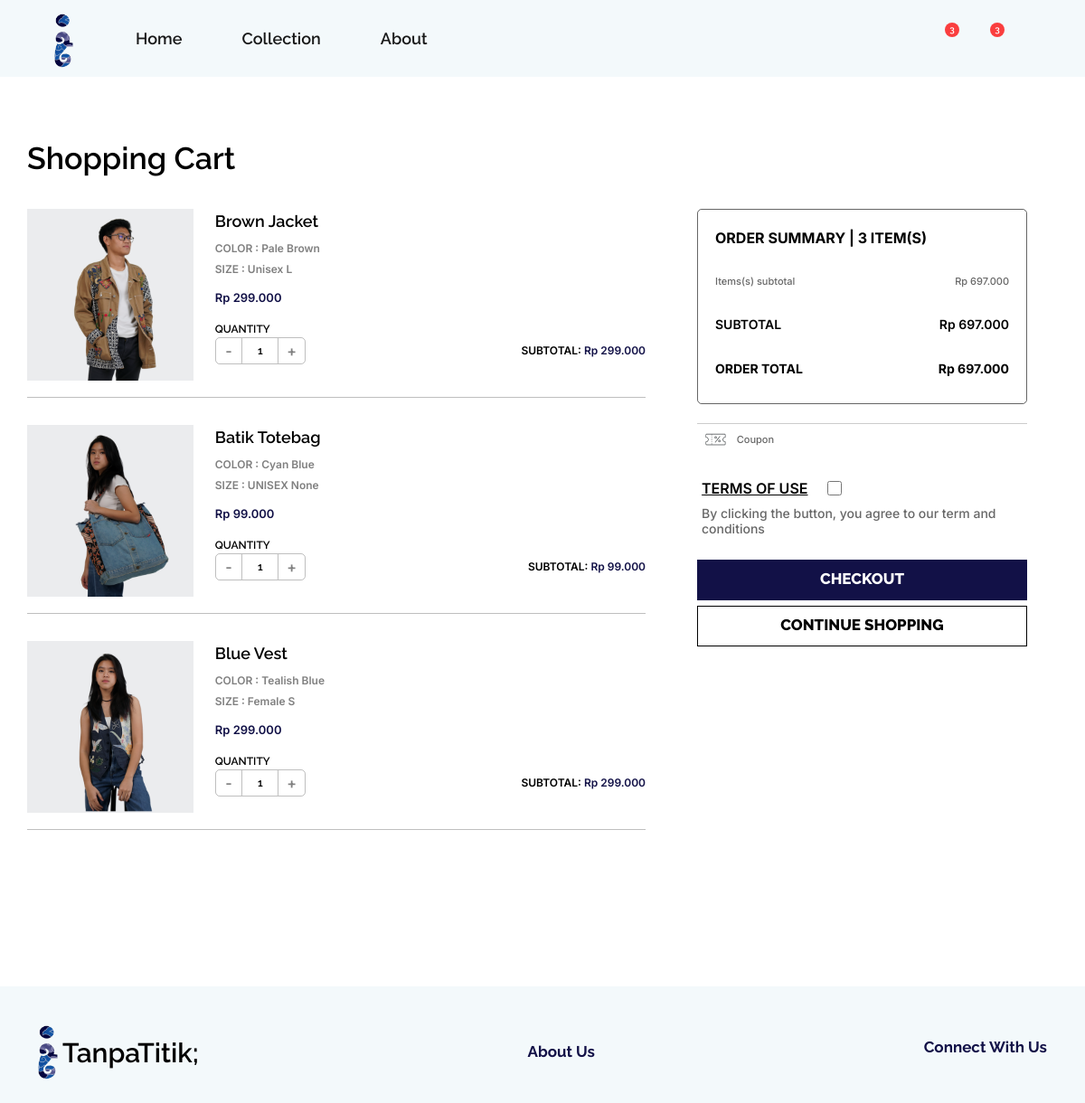
The app's page /cart/ (signed in), older data.
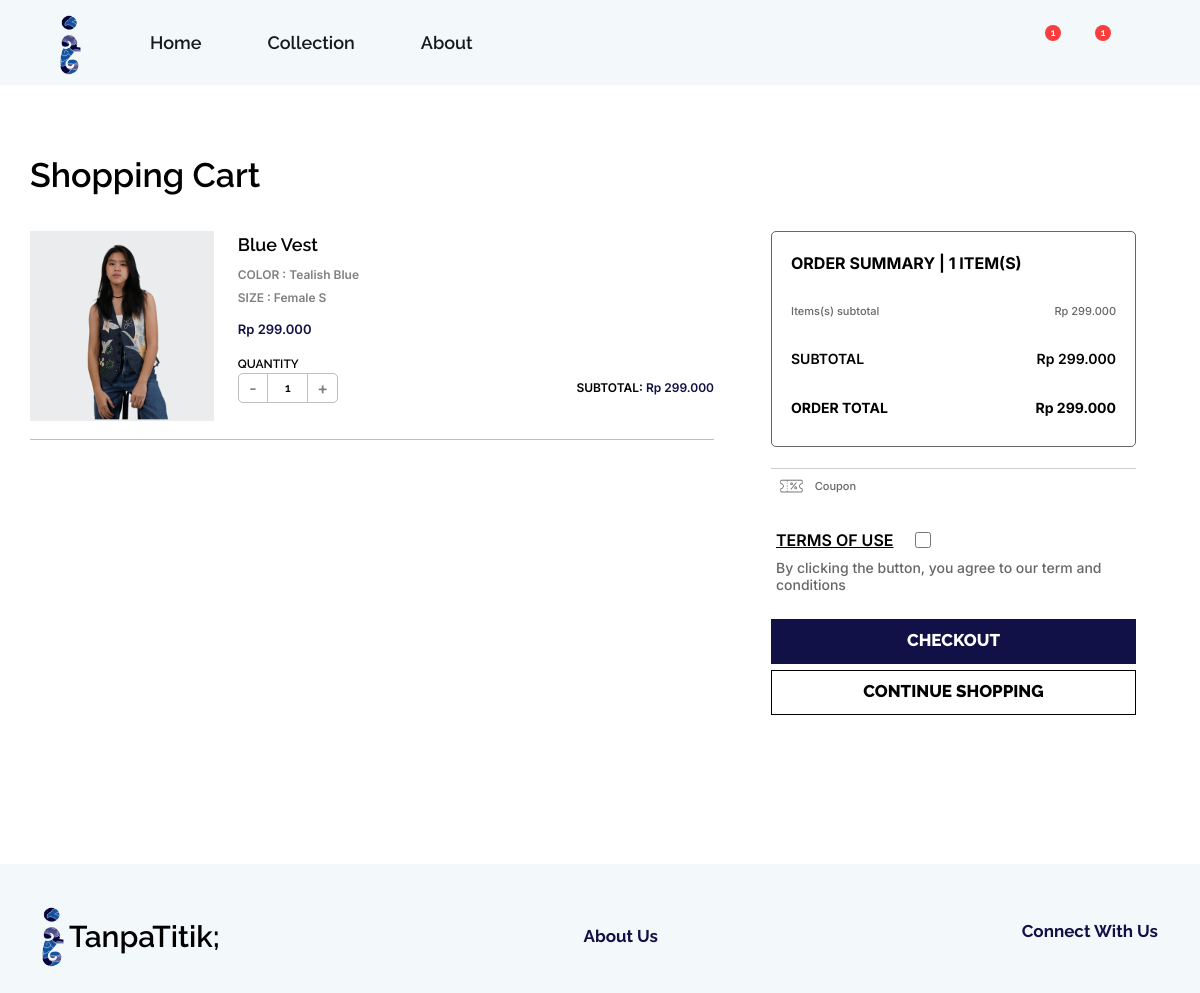
The same page, newer data.
### mainPage/models.py (models this page shows, shortened)
class Order(models.Model):
    customer = models.ForeignKey(Customer, on_delete=models.SET_NULL,null=True)
    status = models.ForeignKey(OrderStatus, on_delete=models.SET_NULL, null=True, blank=True)
    date_ordered = models.DateField(auto_now_add=True) # Not like that
    complete = models.BooleanField(default=False) # payment complete
    current = models.BooleanField(default=True) # if true, we can continue adding to cart. and displayed in the checkout page
    cancel = models.BooleanField(default=False)
    payment_method = models.CharField(max_length=200, null=True)
    transaction_id = models.CharField(max_length=200, null=True)
    terms = models.BooleanField(default=False)
    shipping_cost = models.IntegerField(default=0)
    delivery_time = models.CharField(max_length=200, null=True)
    @property
    def get_cart_items(self):
        orderitems = self.orderitem_set.all()
        total = sum([item.quantity for item in orderitems]) #The total quantity of the cart (all OrderItems)
        return total
    @property
    def get_cart_total(self):
        orderitems = self.orderitem_set.all()
        total = sum([item.get_item_total for item in orderitems]) #The total price of the cart (all OrderItems)
        return total

class OrderItem(models.Model):
    product= models.ForeignKey(Products, on_delete=models.SET_NULL, blank=True, null=True) #When the customer is deleted, the OrderItem remains exist. However, the customer key is null
    order = models.ForeignKey(Order, on_delete=models.SET_NULL, blank=True, null=True)
    quantity = models.IntegerField(default=1)
    date_added = models.DateTimeField(auto_now_add=True, null=True, blank=True)
    @property
    def get_item_total(self):
        product = self.product
        if product.offer == False:
            product_price = product.price
        else:
            product_price = product.products_offer.final_price
        total = product_price * self.quantity
        return total

class Products(models.Model):
    name = models.CharField(max_length=200)
    product_index = models.IntegerField(default=0)
    img = models.ImageField(null=True, blank=True, upload_to="images/")
    color_circle = models.CharField(null=True, blank=True, max_length=200) #charfield or array?
    gender = models.CharField(null=True, blank=True, max_length=200)
    price = models.IntegerField(null=True,blank=True)
    offer = models.BooleanField(default=False)
    date = models.DateField(auto_now_add=True)
    status = models.CharField(null=True, blank=True, max_length=200)
    bio = models.CharField(null=True, blank=True, max_length=200)
    overview = models.CharField(null=True, blank=True, max_length=200)
    material = models.CharField(null=True, blank=True, max_length=200)
    type = models.CharField(null=True, blank=True, max_length=200)
    size = models.CharField(null=True, blank=True, max_length=200)
    color = models.CharField(null=True, blank=True, max_length=200)
    color_hex = models.CharField(null=True, blank=True, max_length=200)
    stock = models.IntegerField(null=True,blank=True)

### mainPage/views.py (the view)
# urls.py: path("cart/", views.cart, name="cart"),
def cart(request):
    coupon_icon = Additional.objects.get(name="coupon_icon")
    logo = Additional.objects.get(name="logo")
    user = request.user
    if request.user.is_authenticated:
        customer = request.user.customer
        customer_wishlist = Wishlist.objects.filter(customer=customer)
        order, created = Order.objects.get_or_create(customer=customer, current=True)
        items = order.orderitem_set.all()
    else:
        customer = None
        customer_wishlist = []
        order = {'get_cart_total':0, 'get_cart_items':0}
        items = []
    context = {"collection":"collection","logo":logo,"items":items, "order":order,"customer_wishlist":customer_wishlist,"coupon_icon":coupon_icon,"user":user,}
    return render(request, "main/cart.html", context)

### mainPage/templatetags/custom_filters.py (called while the page is built)
@register.filter
def add_fullstop(value):
    if type(value) is str or type(value) is float :
        value = int(value)
    return format(value, ',d').replace(',', '.').strip('.')

### mainPage/templates/main/cart.html (shortened to what the changed rows need)
<!DOCTYPE html>
{% extends "main/base2.html" %}
{% load static %}
{% load custom_filters %}
    {% block head %}
    <link rel="stylesheet" type="text/css" href="{% static '/css/general/base2.css' %}">
    <link rel="stylesheet" type="text/css" href="{% static '/css/cart_wishlist/cart.css' %}">
    {% endblock head %}
    {% block content %}
    <div class="container cart-wishlist-content">
    <div class="cart-page">
        <div class="cart-page-1" style="">
          {% if user.is_authenticated %}
            {% if items.count == 0 %}
            <div class="cart-empty">
              <div class="cart-wishlist-heading" style="font-size:22px;margin-bottom:10px;">Your cart is currently empty</div>
              <a href="{% url 'home' %}#collection"><div class="checkout" style="width:200px;"><div class="but-text" style="font-size:15px;">SHOP NOW</div></div></a>
            </div>
            {% else %}
            {% for item in items %}
            <a href="/product/{{item.product.id}}">
              <div class="cart-item">
                <div class="item-img"><img class="img_product img-cart-wishlist" src="{{item.product.img.url}}" alt="{{item.color_circle}}"></div>
                <div class="item-info">
                  <div class="item-name-close" onclick="event.preventDefault()">
                    <div class="item-name">{{item.product.name}}</div>
                    <div class="item-close" data-bs-toggle="modal" data-bs-target="#exampleModal" ></div>
                  </div>
                  <div class="color-size">COLOR : {{item.product.color}}</div>
                  <div class="color-size" style="margin-bottom:13px;">SIZE : {{item.product.gender}} {{item.product.size}}</div>
                  {% if item.product.offer == False %}
                    <div class="item-price">Rp {{item.product.price|add_fullstop}}</div>
                  {% else %}
                    <div class="item-price-old">Rp {{item.product.price|add_fullstop}}</div>
                    <div class="item-price-new">Rp {{item.product.products_offer.final_price|add_fullstop}}</div>
                  {% endif %}
                  <div class="quantity-heading">QUANTITY</div>
                  <div class="quantity-cont">
                    <div class="product-quantity-button"  onclick="event.preventDefault()">
                      {% if item.quantity <= 1 %}
                        <div class="quantity-button subs" data-item="{{item.id}}" data-sideaction="remove"><div class="but-let">-</div></div>
                      {% else %}
                        <div class="quantity-button subs buttonLetter" data-item="{{item.id}}" data-sideaction="remove"><div class="but-let" >-</div></div>
                      {% endif %}
                      <div class="number"><div class="letter" style="font-size:12px;">{{item.quantity}}</div></div>
                      {% if item.quantity < item.product.stock %}
                        <div class="quantity-button add buttonLetter" data-item="{{item.id}}" data-sideaction="add"><div class="but-let">+</div></div>
                      {% else %}
                        <div class="quantity-button add buttonLetterMaxStock" data-item="{{item.id}}" data-sideaction="add"><div class="but-let">+</div></div>
                      {% endif %}
                    </div>
                    <div class="subtotal">SUBTOTAL: <div style="color:#121147;font-family:'Inter';display:inline-block;">Rp {{item.get_item_total|add_fullstop}}</div></div>
                  </div>
                </div>
              </div>
            </a>
            {% endfor %}
            {% endif %}
          {% else %}
          <div class="cart-empty">
            <div class="cart-wishlist-heading" style="font-size:22px;margin-bottom:10px;">Please Login to Begin Shopping</div>
            <a href="{% url 'login_page' %}#collection"><div class="checkout" style="width:200px;"><div class="but-text" style="font-size:15px;">LOG IN</div></div></a>
          </div>
          {% endif %}
        </div>
        <div class="cart-page-2">
          <div class="order-summary">
            <div class="sum-heading">ORDER SUMMARY | {{order.get_cart_items}} ITEM(S)</div>
            <div class="item-subtotal">
              <div class="item-subtotal-text">Items(s) subtotal</div>
              <div class="item-subtotal-text">Rp {{order.get_cart_total|add_fullstop}}</div>
            </div>
            <div class="item-subtotal subtotal">
              <div class="subtotal-text">SUBTOTAL</div>
              <div class="subtotal-text">Rp {{order.get_cart_total|add_fullstop}}</div>
            </div>
            <div class="item-subtotal">
              <div class="subtotal-text" style="font-weight:700;">ORDER TOTAL</div>
              <div class="subtotal-text" style="font-weight:700;">Rp {{order.get_cart_total|add_fullstop}}</div>
            </div>
          </div>
        </div>
      </div>
    </div>
    {% endblock %}

### mainPage/templates/main/base2.html (shortened to what this page needs)
<!DOCTYPE html>
{% load static %}
<html lang="en">
<head>
    <link href="https://cdn.jsdelivr.net/npm/bootstrap@5.2.3/dist/css/bootstrap.min.css" rel="stylesheet">
    <link rel="stylesheet" href="https://cdnjs.cloudflare.com/ajax/libs/font-awesome/4.7.0/css/font-awesome.min.css">
    <link rel="stylesheet" type="text/css" href="{% static '/css/general/base2.css' %}">
    <link rel="stylesheet" type="text/css" href="{% static '/css/general/footer.css' %}">
    {% block head %}
    {% endblock head %}
</head>
<body>
   <nav class="navbar navbar-expand-lg bg-body-tertiary fixed-top" id="navMain" style="margin:0px;padding:10px">
    <div class="container-fluid">
      <a class="navbar-brand" id="logo_div" href="#"><img class="logo" src="{{logo.img.url}}" alt="TanpaTitik"></a>
      <div class="collapse navbar-collapse" id="navbarNavAltMarkup">
        <ul class="navbar-nav me-auto mb-2 mb-lg-0">
          <li class="nav-item">
            <a class="nav-link active" aria-current="page" href="{% url 'home' %}">Home</a>
          </li>
          <li class="nav-item">
            <a class="nav-link active" aria-current="page" href="{% url 'home' %}#collection">Collection</a>
          </li>
          <li class="nav-item">
            <a class="nav-link active" href="{% url 'about' %}">About</a>
          </li>
        </ul>
      </div>
      <span class="navbar-text nav_text">
        <form method='POST' action="{% url 'home' %}#collection">
          <div class="search-box">
          </div>
        </form>
        <a href="{% url 'profile' %}" class="base-link"></a>
        <a href="{% url 'wishlist' %}" class="base-link">
          {% if customer_wishlist.count > 0 %}
          <span class="button_badge"><div>{{customer_wishlist.count}}</div></span>
          {% endif %}
        </a>
        <a href="{% url 'cart' %}" class="base-link">
          {% if order.get_cart_items > 0 %}
          <span class="button_badge"><div>{{order.get_cart_items}}</div></span>
          {% endif %}
        </a>
      </span>
    </div>
  </nav>
<div id="content" ,name="content", class="main">
    {% block content %}{% endblock %}
</div>
<div class="container-fluid footer-container">
  <div class="container footer">
    <a href="{% url 'home' %}"><div class="footer-company"><img class="footer-logo" src="{{logo.img.url}}" alt="TanpaTitik"><div>TanpaTitik;</div></div></a>
    <a href="{% url 'about' %}"><div class="footer-link" style="cursor:pointer">About Us</div></a>
    <div class="footer-social">
      <div class="footer-link">
        Connect With Us
      </div>
    </div>
  </div>
</div>
</body>
</html>

Row changes from the older to the newer data that the page shows:
removed OrderItem: product.img (picture), product.name "Brown Jacket", product.color "Pale Brown", product.gender "Unisex", product.size "L", product.price|add_fullstop "299.000", quantity "1", get_item_total|add_fullstop "299.000"
removed OrderItem: product.img (picture), product.name "Batik Totebag", product.color "Cyan Blue", product.gender "UNISEX", product.size "None", product.price|add_fullstop "99.000", quantity "1", get_item_total|add_fullstop "99.000"
computed for Order: get_cart_items "3" → "1"; get_cart_total|add_fullstop "697.000" → "299.000"
Text that changed along with them:
{{ customer_wishlist.count }}: "3" → "1"
